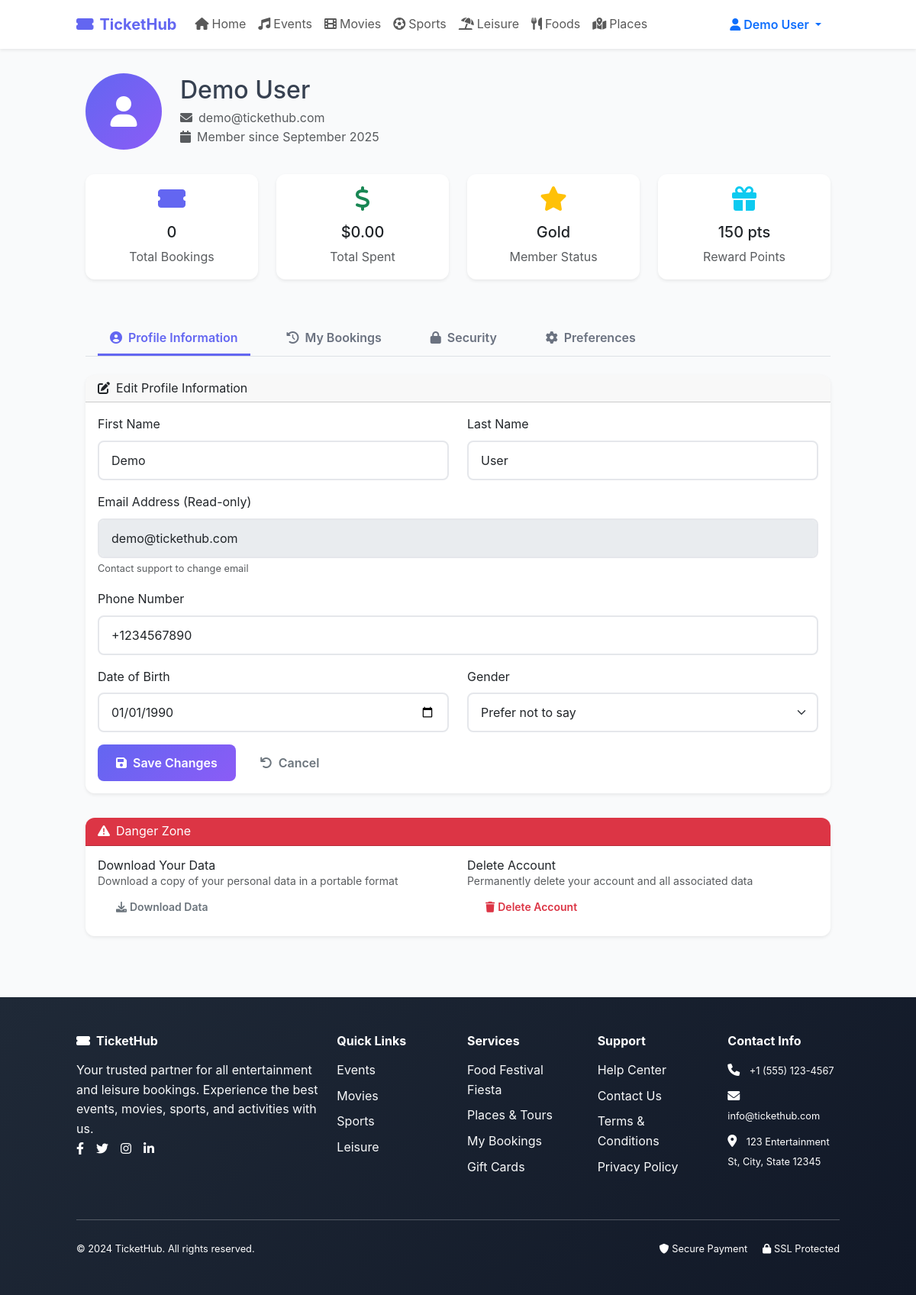
The page /pages/profile.php (signed in) on the database its author committed.
### tables this page shows
CREATE TABLE IF NOT EXISTS users (
    id INT PRIMARY KEY AUTO_INCREMENT,
    first_name VARCHAR(50) NOT NULL,
    last_name VARCHAR(50) NOT NULL,
    email VARCHAR(100) UNIQUE NOT NULL,
    phone VARCHAR(20),
    password VARCHAR(255) NOT NULL,
    date_of_birth DATE,
    gender ENUM('male', 'female', 'other', 'prefer_not_to_say'),
    created_at TIMESTAMP DEFAULT CURRENT_TIMESTAMP,
    updated_at TIMESTAMP DEFAULT CURRENT_TIMESTAMP ON UPDATE CURRENT_TIMESTAMP
);

### pages/profile.php (the view, shortened to what this page needs)
<?php
require_once '../php/config.php';
$userId = $_SESSION['user_id'];
try {
    $stmt = $pdo->prepare("SELECT * FROM users WHERE id = ?");
    $stmt->execute([$userId]);
    $user = $stmt->fetch();
    $stmt = $pdo->prepare("SELECT COUNT(*) as total FROM bookings WHERE user_id = ?");
    $stmt->execute([$userId]);
    $bookingsCount = $stmt->fetch()['total'];
    $stmt = $pdo->prepare("SELECT SUM(total_price) as total_spent FROM bookings WHERE user_id = ? AND status = 'confirmed'");
    $stmt->execute([$userId]);
    $totalSpent = $stmt->fetch()['total_spent'] ?? 0;
} catch (PDOException $e) {
    $error = "Database error: " . $e->getMessage();
}
?>
<!DOCTYPE html>
<html lang="en">
<head>
    <link href="https://cdn.jsdelivr.net/npm/bootstrap@5.3.0/dist/css/bootstrap.min.css" rel="stylesheet">
    <link href="https://cdn.jsdelivr.net/npm/tailwindcss@2.2.19/dist/tailwind.min.css" rel="stylesheet">
    <link rel="stylesheet" href="https://cdnjs.cloudflare.com/ajax/libs/font-awesome/6.0.0/css/all.min.css">
    <link rel="stylesheet" href="../assets/css/style.css">
</head>
<body class="bg-gray-50">
    <?php include '../includes/navbar.php'; ?>
    <div class="container mx-auto px-4 py-8">
        <div class="max-w-6xl mx-auto">
            <div class="mb-8">
                <div class="d-flex align-items-center">
                    <div class="me-4">
                        <div class="rounded-circle bg-primary text-white d-flex align-items-center justify-content-center" style="width: 100px; height: 100px; font-size: 40px;">
                            <i class="fas fa-user"></i>
                        </div>
                    </div>
                    <div>
                        <h1 class="h2 mb-1"><?php echo htmlspecialchars($user['first_name'] . ' ' . $user['last_name']); ?></h1>
                        <p class="text-muted mb-0">
                            <i class="fas fa-envelope me-2"></i><?php echo htmlspecialchars($user['email']); ?>
                        </p>
                        <p class="text-muted">
                            <i class="fas fa-calendar me-2"></i>Member since <?php echo date('F Y', strtotime($user['created_at'])); ?>
                        </p>
                    </div>
                </div>
            </div>
            <div class="row mb-8">
                <div class="col-md-3 mb-4">
                    <div class="card shadow-sm text-center">
                        <div class="card-body">
                            <i class="fas fa-ticket-alt text-primary fa-2x mb-3"></i>
                            <h3 class="h5 card-title"><?php echo $bookingsCount; ?></h3>
                            <p class="text-muted mb-0">Total Bookings</p>
                        </div>
                    </div>
                </div>
                <div class="col-md-3 mb-4">
                    <div class="card shadow-sm text-center">
                        <div class="card-body">
                            <i class="fas fa-dollar-sign text-success fa-2x mb-3"></i>
                            <h3 class="h5 card-title">$<?php echo number_format($totalSpent, 2); ?></h3>
                            <p class="text-muted mb-0">Total Spent</p>
                        </div>
                    </div>
                </div>
                <div class="col-md-3 mb-4">
                    <div class="card shadow-sm text-center">
                        <div class="card-body">
                            <i class="fas fa-star text-warning fa-2x mb-3"></i>
                            <h3 class="h5 card-title">Gold</h3>
                            <p class="text-muted mb-0">Member Status</p>
                        </div>
                    </div>
                </div>
                <div class="col-md-3 mb-4">
                    <div class="card shadow-sm text-center">
                        <div class="card-body">
                            <i class="fas fa-gift text-info fa-2x mb-3"></i>
                            <h3 class="h5 card-title">150 pts</h3>
                            <p class="text-muted mb-0">Reward Points</p>
                        </div>
                    </div>
                </div>
            </div>
            <ul class="nav nav-tabs mb-4" id="profileTabs" role="tablist">
                <li class="nav-item" role="presentation">
                    <button class="nav-link active" id="profile-tab" data-bs-toggle="tab" data-bs-target="#profile" type="button">
                        <i class="fas fa-user-circle me-2"></i>Profile Information
                    </button>
                </li>
                <li class="nav-item" role="presentation">
                    <button class="nav-link" id="bookings-tab" data-bs-toggle="tab" data-bs-target="#bookings" type="button">
                        <i class="fas fa-history me-2"></i>My Bookings
                    </button>
                </li>
                <li class="nav-item" role="presentation">
                    <button class="nav-link" id="security-tab" data-bs-toggle="tab" data-bs-target="#security" type="button">
                        <i class="fas fa-lock me-2"></i>Security
                    </button>
                </li>
                <li class="nav-item" role="presentation">
                    <button class="nav-link" id="preferences-tab" data-bs-toggle="tab" data-bs-target="#preferences" type="button">
                        <i class="fas fa-cog me-2"></i>Preferences
                    </button>
                </li>
            </ul>
            <div class="tab-content" id="profileTabContent">
                <div class="tab-pane fade show active" id="profile" role="tabpanel">
                    <div class="card shadow-sm">
                        <div class="card-header">
                            <h5 class="mb-0"><i class="fas fa-edit me-2"></i>Edit Profile Information</h5>
                        </div>
                        <div class="card-body">
                            <form method="POST">
                                <div class="row">
                                    <div class="col-md-6 mb-3">
                                        <label class="form-label">First Name</label>
                                        <input type="text" class="form-control" name="firstName" value="<?php echo htmlspecialchars($user['first_name']); ?>" required>
                                    </div>
                                    <div class="col-md-6 mb-3">
                                        <label class="form-label">Last Name</label>
                                        <input type="text" class="form-control" name="lastName" value="<?php echo htmlspecialchars($user['last_name']); ?>" required>
                                    </div>
                                </div>
                                <div class="mb-3">
                                    <label class="form-label">Email Address (Read-only)</label>
                                    <input type="email" class="form-control" value="<?php echo htmlspecialchars($user['email']); ?>" disabled>
                                    <small class="text-muted">Contact support to change email</small>
                                </div>
                                <div class="mb-3">
                                    <label class="form-label">Phone Number</label>
                                    <input type="tel" class="form-control" name="phone" value="<?php echo htmlspecialchars($user['phone'] ?? ''); ?>">
                                </div>
                                <div class="row">
                                    <div class="col-md-6 mb-3">
                                        <label class="form-label">Date of Birth</label>
                                        <input type="date" class="form-control" name="dateOfBirth" value="<?php echo $user['date_of_birth'] ?? ''; ?>">
                                    </div>
                                    <div class="col-md-6 mb-3">
                                        <label class="form-label">Gender</label>
                                        <select class="form-select" name="gender">
                                            <option value="prefer_not_to_say" <?php echo $user['gender'] == 'prefer_not_to_say' ? 'selected' : ''; ?>>Prefer not to say</option>
                                        </select>
                                    </div>
                                </div>
                                <div class="d-flex gap-2">
                                    <button type="submit" name="update_profile" class="btn btn-primary">
                                        <i class="fas fa-save me-2"></i>Save Changes
                                    </button>
                                    <button type="reset" class="btn btn-outline-secondary">
                                        <i class="fas fa-undo me-2"></i>Cancel
                                    </button>
                                </div>
                            </form>
                        </div>
                    </div>
                </div>
            </div>
            <div class="card shadow-sm border-danger mt-8">
                <div class="card-header bg-danger">
                    <h5 class="mb-0 text-white"><i class="fas fa-exclamation-triangle me-2"></i>Danger Zone</h5>
                </div>
                <div class="card-body">
                    <div class="row">
                        <div class="col-md-6">
                            <h6>Download Your Data</h6>
                            <p class="text-muted small">Download a copy of your personal data in a portable format</p>
                            <button class="btn btn-outline-secondary btn-sm">
                                <i class="fas fa-download me-1"></i>Download Data
                            </button>
                        </div>
                        <div class="col-md-6">
                            <h6>Delete Account</h6>
                            <p class="text-muted small">Permanently delete your account and all associated data</p>
                            <button class="btn btn-outline-danger btn-sm" data-bs-toggle="modal" data-bs-target="#deleteModal">
                                <i class="fas fa-trash me-1"></i>Delete Account
                            </button>
                        </div>
                    </div>
                </div>
            </div>
        </div>
    </div>
    <?php include '../includes/footer.php'; ?>
</body>
</html>

### rows shown on the page
users: first_name+last_name "Demo User", email "demo@tickethub.com", created_at "September 2025", firstName "Demo", lastName "User", phone "+1234567890", dateOfBirth "01/01/1990", gender "Prefer not to say"

### other values the page prints
$_SESSION['username'] "Demo User"
$bookingsCount "0"
$totalSpent "0.00"
